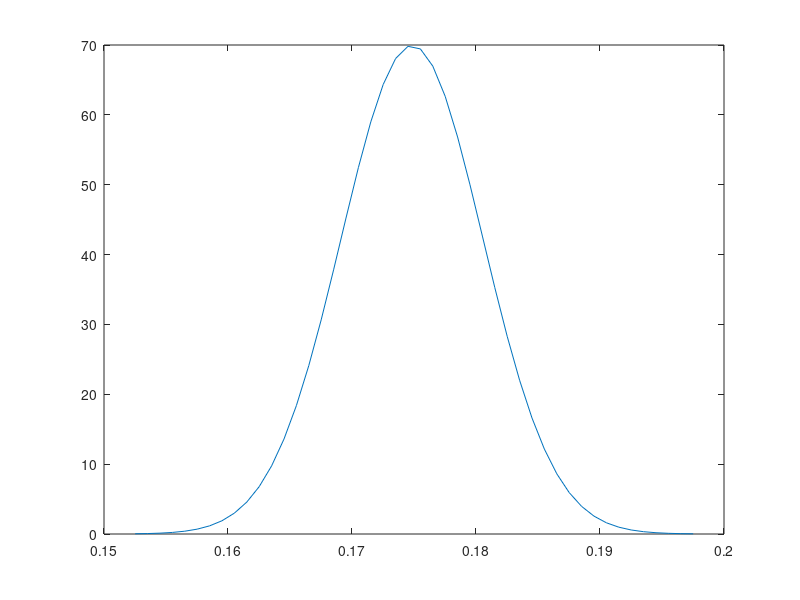

The MATLAB script that drew this image: (Note: this script raises an error after producing the figure.)
%% Get 95% distribution of the two fitted parameters and Treatment Efficacy
clear all
close all

load('betaONEvect.mat')
load('epsilonVect.mat')

betaONEvect_500 = betaONEvect(500:end);
epsilonvect_500 = epsilonvect(500:end);

%histfit(betaONEvect_500, 500, 'normal')
%histfit(epsilonvect_500, 500, 'lognormal')
% plot (epsilonvect(500:end))
% plot(betaONEvect(150:end))

% fit distributions to data
beta_normal = fitdist(betaONEvect_500, 'Normal');
epsilon_lognrm = fitdist(epsilonvect_500, 'lognormal');
epsilon_kernel = fitdist(epsilonvect_500, 'kernel');

% plot distributuions
% 
 x = min(betaONEvect_500):0.001:max(betaONEvect_500);
 y = pdf(beta_normal, x);
% 
plot(x,y)

% generate vector of 100k of samples from beta's distribution
beta_sample_norm = random(beta_normal, 100000,1);


% generate vector of 100k of samples from epsilon's distribution
epsilon_sample_lognrm = random(epsilon_lognrm, 100000,1);
epsilon_sample_kernel = random(epsilon_kernel, 100000,1);


% save vectors to file for input into UA

save sample_vectors epsilon_sample_lognrm epsilon_sample_kernel beta_sample_norm

[muhat, sigmahat] = normfit (betaONEvect_500)
muhat_hi = muhat + 1.96*sigmahat
muhat_low = muhat - 1.96*sigmahat

posterior_moments(betaONEvect_500, 1, 0.95)





